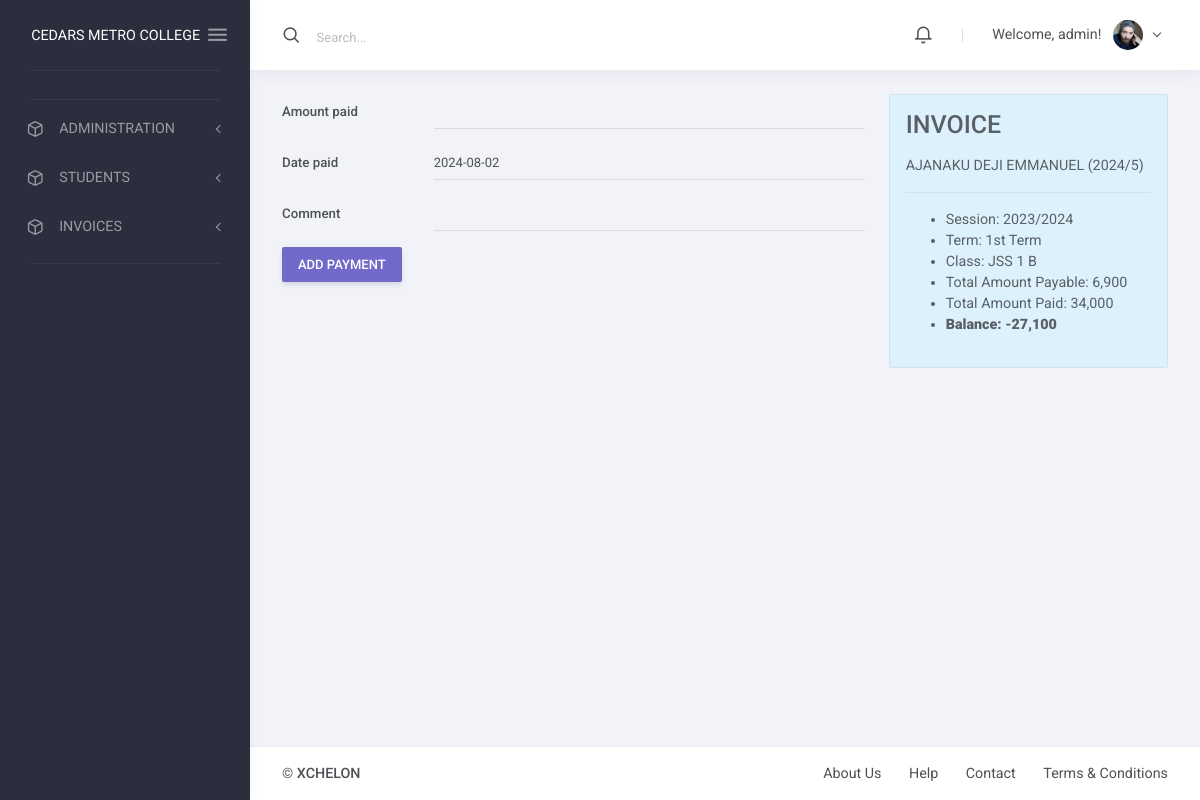
Page /finance/receipt/create?invoice=15 (signed in) on the committed database.
### apps/finance/models.py (models this page shows, shortened)
class Invoice(models.Model):
    student = models.ForeignKey(Student, on_delete=models.CASCADE)
    session = models.ForeignKey(AcademicSession, on_delete=models.CASCADE)
    term = models.ForeignKey(AcademicTerm, on_delete=models.CASCADE)
    class_for = models.ForeignKey(StudentClass, on_delete=models.CASCADE)
    balance_from_previous_term = models.IntegerField(default=0)
    status = models.CharField(
        max_length=20,
        choices=[("active", "Active"), ("closed", "Closed")],
        default="active",
    )
    class Meta:
        ordering = ["student", "term"]
    def __str__(self):
        return f"{self.student}"
    def balance(self):
        payable = self.total_amount_payable()
        paid = self.total_amount_paid()
        return payable - paid
    def amount_payable(self):
        items = InvoiceItem.objects.filter(invoice=self)
        total = 0
        for item in items:
            total += item.amount
        return total
    def total_amount_payable(self):
        return self.balance_from_previous_term + self.amount_payable()
    def total_amount_paid(self):
        receipts = Receipt.objects.filter(invoice=self)
        amount = 0
        for receipt in receipts:
            amount += receipt.amount_paid
        return amount

class InvoiceItem(models.Model):
    invoice = models.ForeignKey(Invoice, on_delete=models.CASCADE)
    description = models.CharField(max_length=200)
    amount = models.IntegerField()

class Receipt(models.Model):
    invoice = models.ForeignKey(Invoice, on_delete=models.CASCADE)
    amount_paid = models.IntegerField()
    date_paid = models.DateField(default=timezone.now)
    comment = models.CharField(max_length=200, blank=True)

### apps/students/models.py (models this page shows, shortened)
class Student(models.Model):
    STATUS_CHOICES = [("active", "Active"), ("inactive", "Inactive")]
    GENDER_CHOICES = [("male", "Male"), ("female", "Female")]
    current_status = models.CharField(
        max_length=10, choices=STATUS_CHOICES, default="active"
    )
    registration_number = models.CharField(max_length=200, unique=True)
    surname = models.CharField(max_length=200)
    firstname = models.CharField(max_length=200)
    other_name = models.CharField(max_length=200, blank=True)
    gender = models.CharField(max_length=10, choices=GENDER_CHOICES, default="male")
    date_of_birth = models.DateField(default=timezone.now)
    current_class = models.ForeignKey(
        StudentClass, on_delete=models.SET_NULL, blank=True, null=True
    )
    date_of_admission = models.DateField(default=timezone.now)
    mobile_num_regex = RegexValidator(
        regex="^[0-9]{8,12}$", message="Entered mobile number isn't in a right format!"
    )
    parent_mobile_number = models.CharField(
        validators=[mobile_num_regex], max_length=12, blank=True
    )
    parent_email = models.EmailField(blank=True, null=True)
    address = models.TextField(blank=True)
    others = models.TextField(blank=True)
    passport = models.ImageField(blank=True, upload_to="students/passports/")
    class Meta:
        ordering = ["surname", "firstname", "other_name"]
    def __str__(self):
        return f"{self.surname} {self.firstname} {self.other_name} ({self.registration_number})"

### apps/corecode/models.py (models this page shows)
class AcademicSession(models.Model):
    name = models.CharField(max_length=200, unique=True)
    current = models.BooleanField(default=True)
    class Meta:
        ordering = ["-name"]
    def __str__(self):
        return self.name

class AcademicTerm(models.Model):
    name = models.CharField(max_length=20, unique=True)
    current = models.BooleanField(default=True)
    class Meta:
        ordering = ["name"]
    def __str__(self):
        return self.name

class StudentClass(models.Model):
    name = models.CharField(max_length=200, unique=True)
    class Meta:
        verbose_name = "Class"
        verbose_name_plural = "Classes"
        ordering = ["name"]
    def __str__(self):
        return self.name

### apps/finance/views.py (the view, shortened to what this page needs)
# urls.py: path("receipt/create", ReceiptCreateView.as_view(), name="receipt-create"),
class ReceiptCreateView(LoginRequiredMixin, CreateView):
    model = Receipt
    fields = ["amount_paid", "date_paid", "comment"]
    success_url = reverse_lazy("invoice-list")
    def get_context_data(self, **kwargs):
        context = super(ReceiptCreateView, self).get_context_data(**kwargs)
        invoice = Invoice.objects.get(pk=self.request.GET["invoice"])
        context["invoice"] = invoice
        return context

### apps/finance/templatetags/finance_tags.py (called while the page is built)
@register.inclusion_tag('finance/notifications_tag.html')
def recent_notifications():
    notifications = Notification.objects.order_by('-timestamp')[:10]
    return {'notifications': notifications}

### apps/finance/templates/finance/receipt_form.html (shortened to what this page needs)
{% extends 'base.html' %}
{% load humanize %}
{% block summary %}
                <div class="layout-content">
                    <div class="container-fluid flex-grow-1 container-p-y">
<div class="row">
  <div class="col-8">
    <form action="" method="POST">
      {% include 'corecode/form_snippet.html' %}
      <input type="submit" class="btn btn-primary" value="Add payment">
    </form>
  </div>
  <div class="col-4">
    <div class="alert alert-info" role="alert">
      <h3>INVOICE</h3>
      <p>{{invoice | upper}}</p>
      <hr>
      <ul>
        <li>Session: {{ invoice.session }}</li>
        <li>Term: {{ invoice.term }}</li>
        <li>Class: {{ invoice.class_for }}</li>
        <li>Total Amount Payable: {{invoice.total_amount_payable | intcomma }}
        </li>
        <li>Total Amount Paid: {{ invoice.total_amount_paid | intcomma }}</li>
        <li><strong>Balance: {{invoice.balance | intcomma }}</strong></li>
      </ul>
    </div>
  </div>
</div>
</div></div>
{% endblock summary %}

### templates/base.html (shortened to what this page needs)
{% load static %}
<!DOCTYPE html>
<html lang="en" class="material-style layout-fixed">
<head>
     <link href="{% static 'django_select2/django_select2.css' %}" rel="stylesheet" />
    <link rel="stylesheet" href="{% static 'assets/fonts/fontawesome.css' %}">
    <link rel="stylesheet" href="{% static 'assets/fonts/ionicons.css' %}">
    <link rel="stylesheet" href="{% static 'assets/fonts/linearicons.css' %}">
    <link rel="stylesheet" href="{% static 'assets/fonts/open-iconic.css' %}">
    <link rel="stylesheet" href="{% static 'assets/fonts/pe-icon-7-stroke.css' %}">
    <link rel="stylesheet" href="{% static 'assets/fonts/feather.css' %}">
    <link rel="stylesheet" href="{% static 'assets/css/bootstrap-material.css' %}">
    <link rel="stylesheet" href="{% static 'assets/css/shreerang-material.css' %}">
    <link rel="stylesheet" href="{% static 'assets/css/uikit.css' %}">
    <link rel="stylesheet" href="{% static 'assets/libs/perfect-scrollbar/perfect-scrollbar.css' %}">
    <link rel="stylesheet" href="{% static 'assets/libs/flot/flot.css' %}">
    <link rel="stylesheet" href="{% static 'plugins\select2\dist\css\select2.min.css' %}">
</head>
<body>
    <div class="layout-wrapper layout-2">
        <div class="layout-inner">
            {% include 'navbar.html' %}
            <div class="layout-container">
                <nav class="layout-navbar navbar navbar-expand-lg align-items-lg-center bg-white container-p-x" id="layout-navbar">
                    <div class="navbar-collapse collapse" id="layout-navbar-collapse">
                        <div class="navbar-nav align-items-lg-center">
                            <label class="nav-item navbar-text navbar-search-box p-0 active">
                                <i class="feather icon-search navbar-icon align-middle"></i>
                                <span class="navbar-search-input pl-2">
                                    <input type="text" class="form-control navbar-text mx-2" placeholder="Search...">
                                </span>
                            </label>
                        </div>
                        <div class="navbar-nav align-items-lg-center ml-auto">
                            <div class="demo-navbar-notifications nav-item dropdown mr-lg-3">
                                <a class="nav-link dropdown-toggle hide-arrow" href="#" data-toggle="dropdown">
                                    <i class="feather icon-bell navbar-icon align-middle"></i>
                                </a>
                                         {% load finance_tags %}
                            </div>
                            <div class="nav-item d-none d-lg-block text-big font-weight-light line-height-1 opacity-25 mr-3 ml-1">|</div>
                            <div class="demo-navbar-user nav-item dropdown">
                                <a class="nav-link dropdown-toggle" href="#" data-toggle="dropdown">
                                    <span class="d-inline-flex flex-lg-row-reverse align-items-center align-middle">
                                        <img src="assets/img/avatars/1.png" alt class="d-block ui-w-30 rounded-circle">
                                        <span class="px-1 mr-lg-2 ml-2 ml-lg-0">
                                            {% if user.is_authenticated %}
                                            Welcome, {{ user.username }}!
                                                {% else %}
                                            You are not logged in.
                                                {% endif %}
                                        </span>
                                    </span>
                                </a>
                            </div>
                        </div>
                    </div>
                </nav>
                {% block summary %}
                {% endblock summary %}
                    <nav class="layout-footer footer bg-white">
                        <div class="container-fluid d-flex flex-wrap justify-content-between text-center container-p-x pb-3">
                            <div class="pt-3">
                                <span class="footer-text font-weight-semibold">&copy; <a href="xchelon.com.ng" class="footer-link" target="_blank">XCHELON</a></span>
                            </div>
                            <div>
                                <a href="javascript:" class="footer-link pt-3">About Us</a>
                                <a href="javascript:" class="footer-link pt-3 ml-4">Help</a>
                                <a href="javascript:" class="footer-link pt-3 ml-4">Contact</a>
                                <a href="javascript:" class="footer-link pt-3 ml-4">Terms &amp; Conditions</a>
                            </div>
                        </div>
                    </nav>
                </div>
            </div>
        </div>
</body>
</html>

### static/assets/css/uikit.css (style rules this page uses)
.ui-w-30 { width: 30px !important; height: auto; }

### rows in the picture
Invoice: student.registration_number "AJANAKU DEJI EMMANUEL (2024/5)", session "2023/2024", term "1st Term", class_for "JSS 1 B", total_amount_payable "6,900", total_amount_paid "34,000", balance "-27,100"

### other values in the picture
{{ school_name | default:"CEDARS METRO COLLEGE" }} "CEDARS METRO COLLEGE"
{{ user.username }} "admin"
{{ field.label }} "Amount paid" "Date paid" "Comment"
